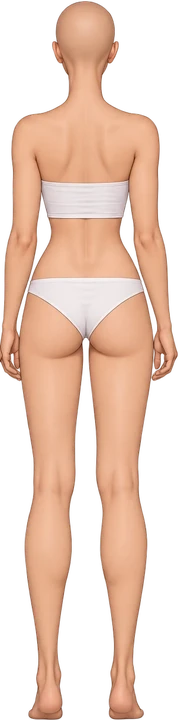
#> input picture art/base/girl/back.webp, 178 x 720 px
$ python cut_character_sheet2.py ../art/base/girl/back.webp ../art/base/girl/front.webp ../art/base/girl/side-left.webp ../art/base/girl/side-right.webp
#> lines starting #> are read from the running program, lines starting #| are printed output that depends on the picture; after the words box and inside, x2 and y2 are one past the last pixel; in counts of white or black regions, pixels touching at a corner belong together
#!/usr/bin/env python3
"""Cut one character turnaround sheet (front, back, then the two profiles, on a flat background) into the app's four
2D views plus colour masks. Usage:
    python cut_character_sheet2.py sheet.webp out_dir prefix shoes
prefix: "" for her, "male-" for him.  shoes: "heels" (dark) or "sneakers" (light).
Needs Pillow, NumPy and SciPy. The sheet's 3rd figure faces right (the app's side-right), the 4th faces left.
Masks: 1 skin, 2 top, 3 bottoms, 4 shoes, 0 everything else (hair, face details, accessories, socks).
"""
import sys, os
import numpy as np
from PIL import Image
from scipy import ndimage as nd

sheet, OUT, PRE, SHOES = sys.argv[1], sys.argv[2], sys.argv[3], sys.argv[4]
TARGET_H = 720
os.makedirs(OUT, exist_ok=True)
a = np.asarray(Image.open(sheet).convert("RGB")).astype(np.float32)
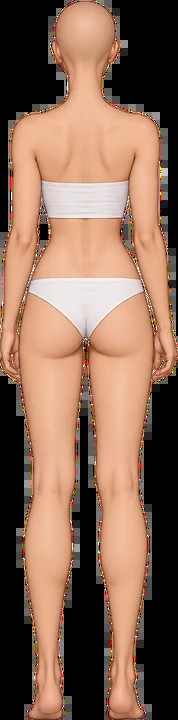
#> a: shape (720, 178, 3) float32; mean R, G, B 137.7, 105.2, 86.6
H, W, _ = a.shape
#> H = 720; W = 178
bg = np.concatenate([a[4:30, 4:30].reshape(-1, 3), a[4:30, -30:-4].reshape(-1, 3)]).mean(0)
#> bg = [0, 0, 0]
d = np.sqrt(((a - bg) ** 2).sum(2))
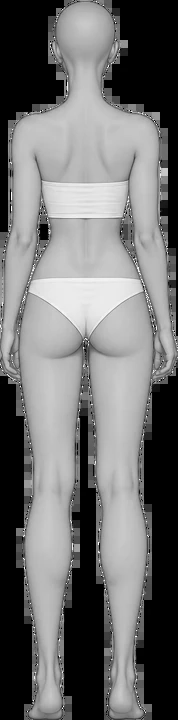
#> d: shape (720, 178) float32; min 0, max 441.7, mean 194.6; drawn with min black and max white
r, g, b = a[:, :, 0], a[:, :, 1], a[:, :, 2]
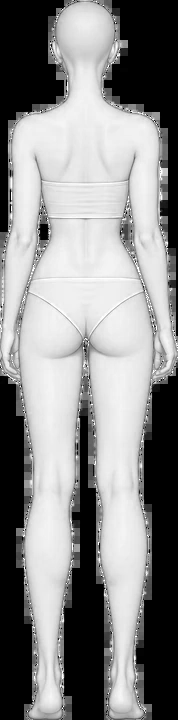
#> r: shape (720, 178) float32; min 0, max 255, mean 137.7
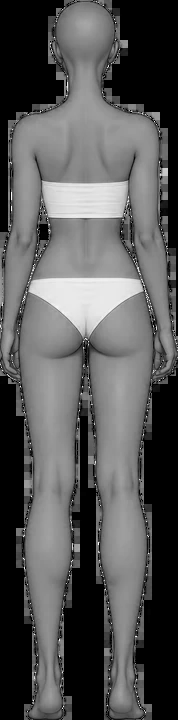
#> b: shape (720, 178) float32; min 0, max 255, mean 86.6
# the soft purple-pink ground shadow under the feet counts as background
shadow = (b - g > 6) & (r > 165) & (d < 80) & (np.arange(H)[:, None] > H * .6)
#> shadow: shape (720, 178) bool; every value is 0
near = (d < 22) | shadow
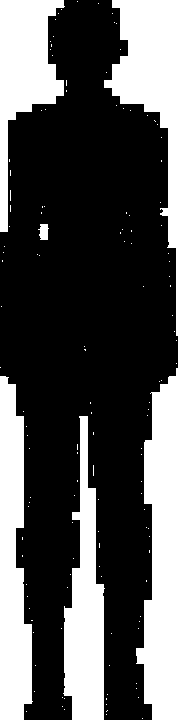
#> near: shape (720, 178) bool; 32.2% white; 136 white regions (130 under 20 px), largest, box (x1, y1, x2, y2) and area: (136, 368, 178, 720) 10232, (104, 0, 178, 336) 8275, (0, 376, 33, 720) 8190, (63, 416, 105, 720) 7352, (0, 0, 65, 232) 6913, (38, 224, 49, 240) 131
lab, n = nd.label(near)
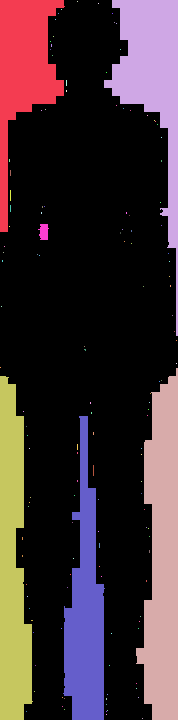
#> lab: shape (720, 178) int32; 140 distinct labels, from 0 to 139; one colour per label, 0 black
#> n = 139
border = set(np.unique(np.concatenate([lab[0], lab[-1], lab[:, 0], lab[:, -1]]))) - {0}
#> border = 6 items
sizes = nd.sum(near, lab, range(1, n + 1))
#> sizes = 139 values, max 10231 at index 66, min 1 at index 2, mean 297.1
bgm = np.isin(lab, list(border)) | np.isin(lab, 1 + np.where(sizes > 120)[0])  # outside, plus enclosed gaps (arm to body)
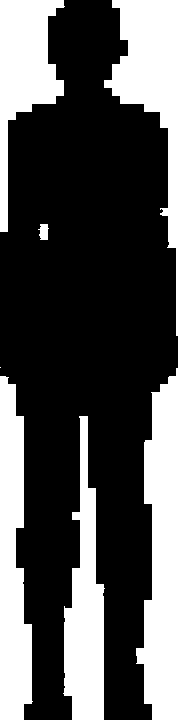
#> bgm: shape (720, 178) bool; 32.1% white; 7 white regions (1 under 20 px), largest, box (x1, y1, x2, y2) and area: (136, 368, 178, 720) 10231, (104, 0, 178, 336) 8275, (0, 376, 33, 720) 8190, (63, 416, 105, 720) 7352, (0, 0, 65, 232) 6913, (38, 224, 49, 240) 131
fig = ~bgm
lab2, n2 = nd.label(nd.binary_opening(fig, iterations=1))
#> lab2: shape (720, 178) int32; values 0 (black) and 1 (white), 67.9% white; 7 black regions (1 under 20 px), largest, box (x1, y1, x2, y2) and area: (136, 367, 178, 720) 10242, (104, 0, 178, 337) 8290, (0, 375, 33, 720) 8198, (63, 416, 105, 720) 7362, (0, 0, 65, 233) 6923, (38, 224, 49, 240) 133
#> n2 = 1
sz2 = nd.sum(fig, lab2, range(1, n2 + 1)); objs = nd.find_objects(lab2)
#> after `sz2 = nd.sum(fig, lab2, range(1, n2 + 1))`: sz2 = [87011]
#> after `objs = nd.find_objects(lab2)`: objs = 1 item
boxes = sorted([(o[1].start, o[1].stop) for i, o in enumerate(objs) if sz2[i] > 6000])
#> boxes = [(0, 178)]
# merge pieces that overlap horizontally (feet, loose hair) into four figures
cols = []
for x0, x1 in boxes:
    if cols and x0 < cols[-1][1] + 12: cols[-1] = (cols[-1][0], max(cols[-1][1], x1))
    else: cols.append((x0, x1))
#> this loop made 1 pass
#> after the loop, cols = [(0, 178)]
#> (the run stopped early here; a loop or call above may not have finished)
